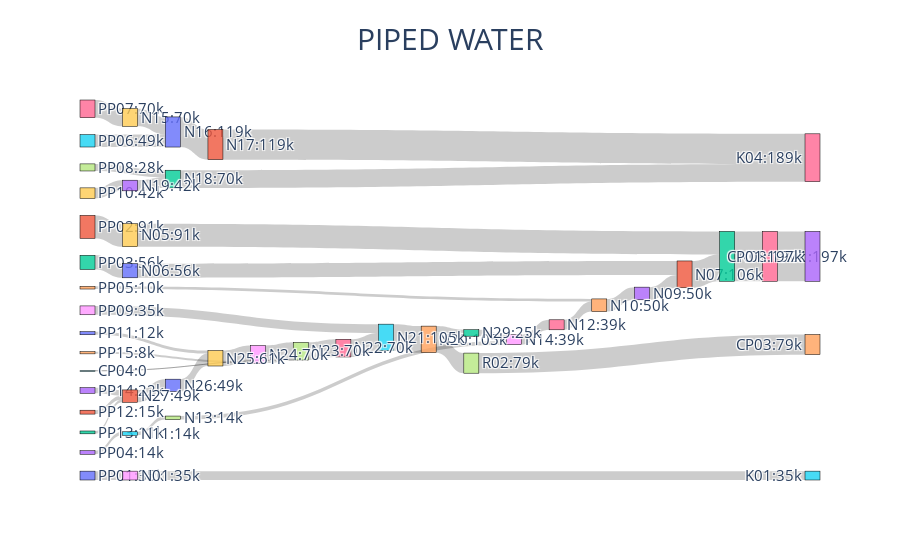

The notebook cell saved with this chart:
### Markdown cell above
### The user has the option to specify what the operation looks like for a specific time period

### Code cell
args = {"font_size": 15, "plot_title": "PIPED WATER"}
input_data = {
    "pareto_var": df_parameters_results["v_F_Piped"],
    "labels": [("Origin", "Destination", "Time", "Value")],
    "time_period": ["T01"]}
plot_sankey(input_data, args)

### Figure 1 — Plotly figure (JSON) as saved in the notebook; plotly's stock layout.template omitted (floating-point values rounded to 4 significant figures)
{"data": [{"link": {"source": [0, 1, 2, 3, 4, 5, 6, 7, 8, 9, 10, 11, 12, 13, 14, 15, 16, 17, 18, 19, 20, 21, 22, 23, 24, 25, 26, 27, 28, 29, 30, 31, 32, 33, 34, 34, 35, 36, 37, 38, 39, 40, 41, 42], "target": [18, 19, 20, 25, 24, 30, 29, 32, 35, 33, 39, 41, 41, 41, 38, 37, 43, 44, 45, 22, 21, 22, 16, 21, 23, 27, 24, 28, 26, 30, 31, 46, 46, 32, 17, 42, 34, 35, 36, 37, 38, 39, 40, 28], "value": [35000, 91000, 56000, 14000, 10500, 49000, 70000, 28000, 35000, 42000, 12250, 15400, 11200, 22400, 8750, 1.455e-11, 197000, 79500, 35000, 91000, 56000, 106000, 197000, 50000, 50000, 14000, 39500, 14000, 39500, 70000, 119000, 119000, 70000, 42000, 79500, 25500, 105000, 70000, 70000, 70000, 61250, 49000, 49000, 25500]}, "node": {"label": ["PP01:35k", "PP02:91k", "PP03:56k", "PP04:14k", "PP05:10k", "PP06:49k", "PP07:70k", "PP08:28k", "PP09:35k", "PP10:42k", "PP11:12k", "PP12:15k", "PP13:11k", "PP14:22k", "PP15:8k", "CP04:0", "R01:197k", "R02:79k", "N01:35k", "N05:91k", "N06:56k", "N07:106k", "N08:197k", "N09:50k", "N10:50k", "N11:14k", "N12:39k", "N13:14k", "N14:39k", "N15:70k", "N16:119k", "N17:119k", "N18:70k", "N19:42k", "N20:105k", "N21:105k", "N22:70k", "N23:70k", "N24:70k", "N25:61k", "N26:49k", "N27:49k", "N29:25k", "CP01:197k", "CP03:79k", "K01:35k", "K04:189k"], "line": {"color": "black", "width": 0.5}, "pad": 30, "thickness": 15}, "type": "sankey"}], "layout": {"font": {"size": 15}, "title": {"font": {"size": 30}, "text": "PIPED WATER", "x": 0.5}}}
